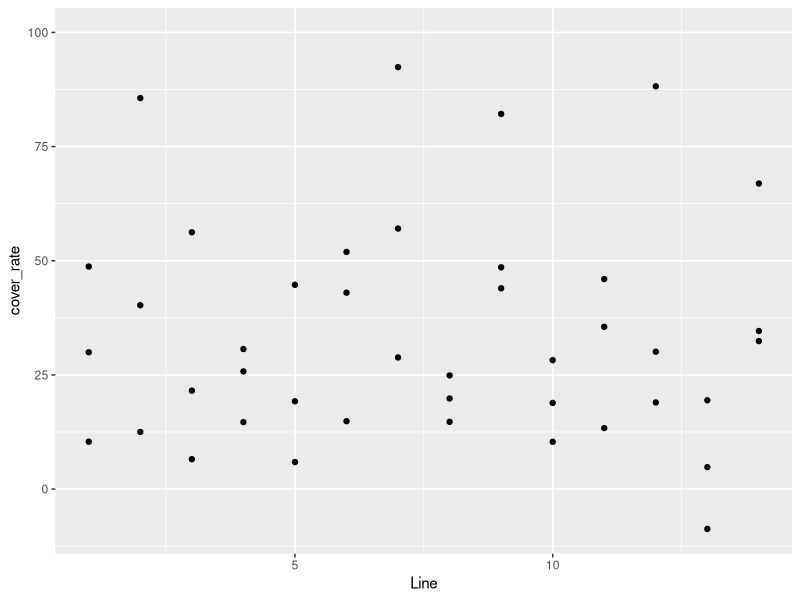
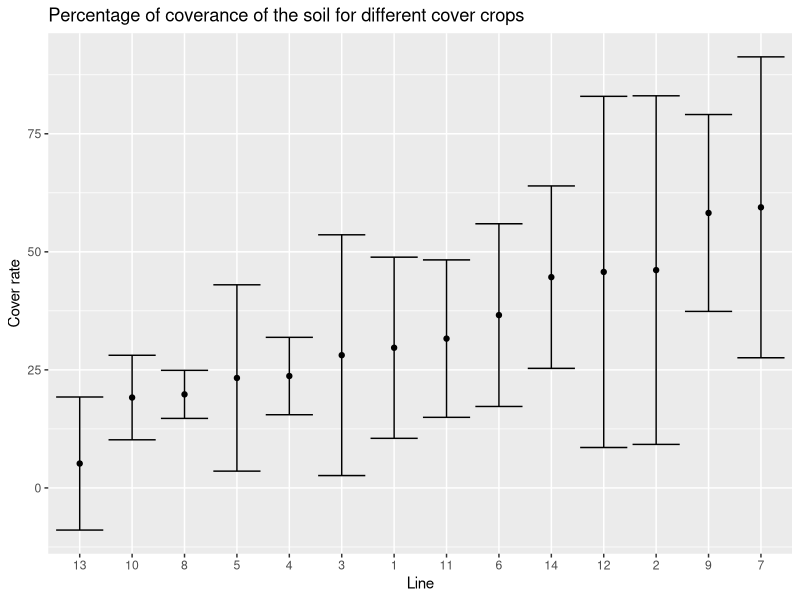

R code for these plots, in order:
# working directory
getwd()
setwd("D:/études/SUPAGRO/2A/D4/github/vineyards")

# library 
library(tidyverse)

# get the data
canopeo_cc_ini = read.table("Data_collection_canopeo_cc_only.csv", header = TRUE, sep = ";", dec = ",")
view(canopeo_cc_ini)
# we wanted to turn the column named "zone_X" into one 
#in order for the data to be easier to analyse
canopeo_cc <- canopeo_cc_ini%>%
  select (Line, Z1, Z2, Z3)%>%
  pivot_longer(cols = Z1:Z3, names_to = "zone",values_to = "cover_rate" )
view(canopeo_cc)
#Graph 
library(ggplot2)
canopeo_cc%>%
  group_by(Line)%>%
  ggplot (aes(x = Line, y = cover_rate, ymin=0, ymax=100, xmin=1, xmax=14)) + 
  geom_point()

canopeo_cc%>%
  group_by(Line)%>%
  summarise(mymean=mean(cover_rate, na.rm=T),
            mysd=sd(cover_rate, na.rm=T))%>%
  mutate(ymax=mymean+mysd, ymin=mymean-mysd)%>%
  ggplot (aes(x = reorder(Line, mymean), y = mymean, ymin=ymin, ymax=ymax)) + 
  geom_point()+
  geom_errorbar()+
  labs(x="Line", y="Cover rate", title = "Percentage of coverance of the soil for different cover crops")
 
#Anova
anova.canopeo<-lm(cover_rate~Line, canopeo_cc)
anova(anova.canopeo)

## Our P-value is > 0,05 so we cannot do a tuckey test

